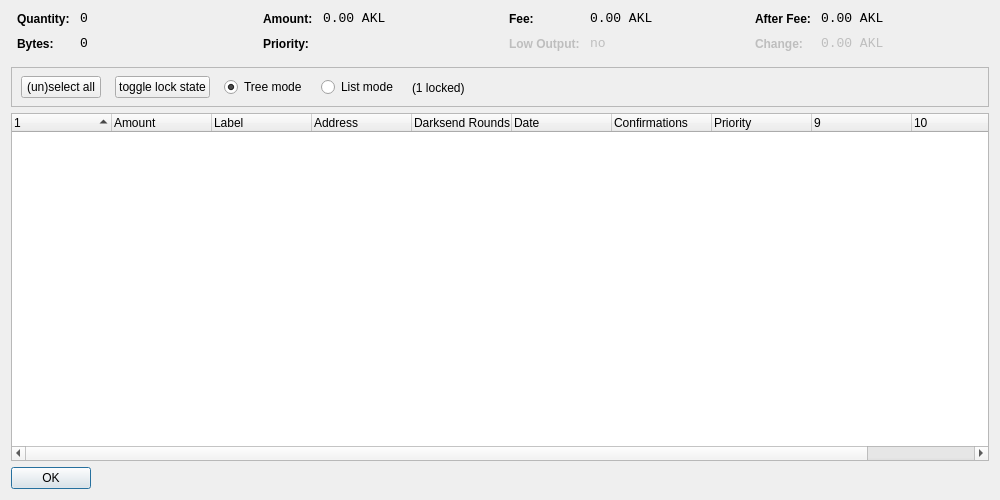
<?xml version="1.0" encoding="UTF-8"?>
<ui version="4.0">
 <class>CoinControlDialog</class>
 <widget class="QDialog" name="CoinControlDialog">
  <property name="geometry">
   <rect>
    <x>0</x>
    <y>0</y>
    <width>1000</width>
    <height>500</height>
   </rect>
  </property>
  <property name="windowTitle">
   <string>Coin Control</string>
  </property>
  <layout class="QVBoxLayout" name="verticalLayout">
   <item>
    <layout class="QHBoxLayout" name="horizontalLayoutTop" stretch="0,0,0,0">
     <property name="topMargin">
      <number>0</number>
     </property>
     <property name="bottomMargin">
      <number>10</number>
     </property>
     <item>
      <layout class="QFormLayout" name="formLayoutCoinControl1">
       <property name="horizontalSpacing">
        <number>10</number>
       </property>
       <property name="verticalSpacing">
        <number>10</number>
       </property>
       <property name="leftMargin">
        <number>6</number>
       </property>
       <property name="rightMargin">
        <number>6</number>
       </property>
       <item row="0" column="0">
        <widget class="QLabel" name="labelCoinControlQuantityText">
         <property name="styleSheet">
          <string notr="true">font-weight:bold;</string>
         </property>
         <property name="text">
          <string>Quantity:</string>
         </property>
        </widget>
       </item>
       <item row="0" column="1">
        <widget class="QLabel" name="labelCoinControlQuantity">
         <property name="font">
          <font>
           <family>Monospace</family>
           <pointsize>10</pointsize>
          </font>
         </property>
         <property name="cursor">
          <cursorShape>IBeamCursor</cursorShape>
         </property>
         <property name="contextMenuPolicy">
          <enum>Qt::ActionsContextMenu</enum>
         </property>
         <property name="text">
          <string notr="true">0</string>
         </property>
         <property name="textInteractionFlags">
          <set>Qt::LinksAccessibleByMouse|Qt::TextSelectableByKeyboard|Qt::TextSelectableByMouse</set>
         </property>
        </widget>
       </item>
       <item row="1" column="0">
        <widget class="QLabel" name="labelCoinControlBytesText">
         <property name="styleSheet">
          <string notr="true">font-weight:bold;</string>
         </property>
         <property name="text">
          <string>Bytes:</string>
         </property>
        </widget>
       </item>
       <item row="1" column="1">
        <widget class="QLabel" name="labelCoinControlBytes">
         <property name="font">
          <font>
           <family>Monospace</family>
           <pointsize>10</pointsize>
          </font>
         </property>
         <property name="cursor">
          <cursorShape>IBeamCursor</cursorShape>
         </property>
         <property name="contextMenuPolicy">
          <enum>Qt::ActionsContextMenu</enum>
         </property>
         <property name="text">
          <string notr="true">0</string>
         </property>
         <property name="textInteractionFlags">
          <set>Qt::LinksAccessibleByMouse|Qt::TextSelectableByKeyboard|Qt::TextSelectableByMouse</set>
         </property>
        </widget>
       </item>
      </layout>
     </item>
     <item>
      <layout class="QFormLayout" name="formLayoutCoinControl2">
       <property name="horizontalSpacing">
        <number>10</number>
       </property>
       <property name="verticalSpacing">
        <number>10</number>
       </property>
       <property name="leftMargin">
        <number>6</number>
       </property>
       <property name="rightMargin">
        <number>6</number>
       </property>
       <item row="0" column="0">
        <widget class="QLabel" name="labelCoinControlAmountText">
         <property name="styleSheet">
          <string notr="true">font-weight:bold;</string>
         </property>
         <property name="text">
          <string>Amount:</string>
         </property>
        </widget>
       </item>
       <item row="0" column="1">
        <widget class="QLabel" name="labelCoinControlAmount">
         <property name="font">
          <font>
           <family>Monospace</family>
           <pointsize>10</pointsize>
          </font>
         </property>
         <property name="cursor">
          <cursorShape>IBeamCursor</cursorShape>
         </property>
         <property name="contextMenuPolicy">
          <enum>Qt::ActionsContextMenu</enum>
         </property>
         <property name="text">
          <string notr="true">0.00 AKL</string>
         </property>
         <property name="textInteractionFlags">
          <set>Qt::LinksAccessibleByMouse|Qt::TextSelectableByKeyboard|Qt::TextSelectableByMouse</set>
         </property>
        </widget>
       </item>
       <item row="1" column="0">
        <widget class="QLabel" name="labelCoinControlPriorityText">
         <property name="styleSheet">
          <string notr="true">font-weight:bold;</string>
         </property>
         <property name="text">
          <string>Priority:</string>
         </property>
        </widget>
       </item>
       <item row="1" column="1">
        <widget class="QLabel" name="labelCoinControlPriority">
         <property name="font">
          <font>
           <family>Monospace</family>
           <pointsize>10</pointsize>
          </font>
         </property>
         <property name="cursor">
          <cursorShape>IBeamCursor</cursorShape>
         </property>
         <property name="contextMenuPolicy">
          <enum>Qt::ActionsContextMenu</enum>
         </property>
         <property name="text">
          <string/>
         </property>
         <property name="textInteractionFlags">
          <set>Qt::LinksAccessibleByMouse|Qt::TextSelectableByKeyboard|Qt::TextSelectableByMouse</set>
         </property>
        </widget>
       </item>
      </layout>
     </item>
     <item>
      <layout class="QFormLayout" name="formLayoutCoinControl3">
       <property name="horizontalSpacing">
        <number>10</number>
       </property>
       <property name="verticalSpacing">
        <number>10</number>
       </property>
       <property name="leftMargin">
        <number>6</number>
       </property>
       <property name="rightMargin">
        <number>6</number>
       </property>
       <item row="0" column="0">
        <widget class="QLabel" name="labelCoinControlFeeText">
         <property name="styleSheet">
          <string notr="true">font-weight:bold;</string>
         </property>
         <property name="text">
          <string>Fee:</string>
         </property>
        </widget>
       </item>
       <item row="0" column="1">
        <widget class="QLabel" name="labelCoinControlFee">
         <property name="font">
          <font>
           <family>Monospace</family>
           <pointsize>10</pointsize>
          </font>
         </property>
         <property name="cursor">
          <cursorShape>IBeamCursor</cursorShape>
         </property>
         <property name="contextMenuPolicy">
          <enum>Qt::ActionsContextMenu</enum>
         </property>
         <property name="text">
          <string notr="true">0.00 AKL</string>
         </property>
         <property name="textInteractionFlags">
          <set>Qt::LinksAccessibleByMouse|Qt::TextSelectableByKeyboard|Qt::TextSelectableByMouse</set>
         </property>
        </widget>
       </item>
       <item row="1" column="0">
        <widget class="QLabel" name="labelCoinControlLowOutputText">
         <property name="enabled">
          <bool>false</bool>
         </property>
         <property name="styleSheet">
          <string notr="true">font-weight:bold;</string>
         </property>
         <property name="text">
          <string>Low Output:</string>
         </property>
        </widget>
       </item>
       <item row="1" column="1">
        <widget class="QLabel" name="labelCoinControlLowOutput">
         <property name="enabled">
          <bool>false</bool>
         </property>
         <property name="font">
          <font>
           <family>Monospace</family>
           <pointsize>10</pointsize>
          </font>
         </property>
         <property name="cursor">
          <cursorShape>IBeamCursor</cursorShape>
         </property>
         <property name="contextMenuPolicy">
          <enum>Qt::ActionsContextMenu</enum>
         </property>
         <property name="text">
          <string notr="true">no</string>
         </property>
         <property name="textInteractionFlags">
          <set>Qt::LinksAccessibleByMouse|Qt::TextSelectableByKeyboard|Qt::TextSelectableByMouse</set>
         </property>
        </widget>
       </item>
      </layout>
     </item>
     <item>
      <layout class="QFormLayout" name="formLayoutCoinControl4">
       <property name="horizontalSpacing">
        <number>10</number>
       </property>
       <property name="verticalSpacing">
        <number>10</number>
       </property>
       <property name="leftMargin">
        <number>6</number>
       </property>
       <property name="rightMargin">
        <number>6</number>
       </property>
       <item row="0" column="0">
        <widget class="QLabel" name="labelCoinControlAfterFeeText">
         <property name="styleSheet">
          <string notr="true">font-weight:bold;</string>
         </property>
         <property name="text">
          <string>After Fee:</string>
         </property>
        </widget>
       </item>
       <item row="0" column="1">
        <widget class="QLabel" name="labelCoinControlAfterFee">
         <property name="font">
          <font>
           <family>Monospace</family>
           <pointsize>10</pointsize>
          </font>
         </property>
         <property name="cursor">
          <cursorShape>IBeamCursor</cursorShape>
         </property>
         <property name="contextMenuPolicy">
          <enum>Qt::ActionsContextMenu</enum>
         </property>
         <property name="text">
          <string notr="true">0.00 AKL</string>
         </property>
         <property name="textInteractionFlags">
          <set>Qt::LinksAccessibleByMouse|Qt::TextSelectableByKeyboard|Qt::TextSelectableByMouse</set>
         </property>
        </widget>
       </item>
       <item row="1" column="0">
        <widget class="QLabel" name="labelCoinControlChangeText">
         <property name="enabled">
          <bool>false</bool>
         </property>
         <property name="styleSheet">
          <string notr="true">font-weight:bold;</string>
         </property>
         <property name="text">
          <string>Change:</string>
         </property>
        </widget>
       </item>
       <item row="1" column="1">
        <widget class="QLabel" name="labelCoinControlChange">
         <property name="enabled">
          <bool>false</bool>
         </property>
         <property name="font">
          <font>
           <family>Monospace</family>
           <pointsize>10</pointsize>
          </font>
         </property>
         <property name="cursor">
          <cursorShape>IBeamCursor</cursorShape>
         </property>
         <property name="contextMenuPolicy">
          <enum>Qt::ActionsContextMenu</enum>
         </property>
         <property name="text">
          <string notr="true">0.00 AKL</string>
         </property>
         <property name="textInteractionFlags">
          <set>Qt::LinksAccessibleByMouse|Qt::TextSelectableByKeyboard|Qt::TextSelectableByMouse</set>
         </property>
        </widget>
       </item>
      </layout>
     </item>
    </layout>
   </item>
   <item>
    <widget class="QFrame" name="frame">
     <property name="minimumSize">
      <size>
       <width>0</width>
       <height>40</height>
      </size>
     </property>
     <property name="frameShape">
      <enum>QFrame::StyledPanel</enum>
     </property>
     <property name="frameShadow">
      <enum>QFrame::Sunken</enum>
     </property>
     <widget class="QWidget" name="horizontalLayoutWidget">
      <property name="geometry">
       <rect>
        <x>10</x>
        <y>0</y>
        <width>781</width>
        <height>41</height>
       </rect>
      </property>
      <layout class="QHBoxLayout" name="horizontalLayoutPanel" stretch="0,0,0,0,0">
       <property name="spacing">
        <number>14</number>
       </property>
       <item>
        <widget class="QPushButton" name="pushButtonSelectAll">
         <property name="sizePolicy">
          <sizepolicy hsizetype="Maximum" vsizetype="Fixed">
           <horstretch>0</horstretch>
           <verstretch>0</verstretch>
          </sizepolicy>
         </property>
         <property name="text">
          <string>(un)select all</string>
         </property>
        </widget>
       </item>
        <item>
         <widget class="QPushButton" name="pushButtonToggleLock">
          <property name="sizePolicy">
           <sizepolicy hsizetype="Maximum" vsizetype="Fixed">
            <horstretch>0</horstretch>
            <verstretch>0</verstretch>
           </sizepolicy>
          </property>
          <property name="text">
           <string>toggle lock state</string>
          </property>
          <property name="autoDefault">
           <bool>false</bool>
          </property>
         </widget>
        </item>
       <item>
        <widget class="QRadioButton" name="radioTreeMode">
         <property name="sizePolicy">
          <sizepolicy hsizetype="Maximum" vsizetype="Fixed">
           <horstretch>0</horstretch>
           <verstretch>0</verstretch>
          </sizepolicy>
         </property>
         <property name="text">
          <string>Tree mode</string>
         </property>
         <property name="checked">
          <bool>true</bool>
         </property>
        </widget>
       </item>
       <item>
        <widget class="QRadioButton" name="radioListMode">
         <property name="sizePolicy">
          <sizepolicy hsizetype="Maximum" vsizetype="Fixed">
           <horstretch>0</horstretch>
           <verstretch>0</verstretch>
          </sizepolicy>
         </property>
         <property name="text">
          <string>List mode</string>
         </property>
        </widget>
       </item>
        <item>
         <widget class="QLabel" name="labelLocked">
          <property name="text">
           <string>(1 locked)</string>
          </property>
         </widget>
        </item>
       <item>
        <spacer name="horizontalSpacer">
         <property name="orientation">
          <enum>Qt::Horizontal</enum>
         </property>
         <property name="sizeHint" stdset="0">
          <size>
           <width>40</width>
           <height>20</height>
          </size>
         </property>
        </spacer>
       </item>
      </layout>
     </widget>
    </widget>
   </item>
   <item>
    <widget class="CoinControlTreeWidget" name="treeWidget">
     <property name="contextMenuPolicy">
      <enum>Qt::CustomContextMenu</enum>
     </property>
     <property name="sortingEnabled">
      <bool>false</bool>
     </property>
     <property name="columnCount">
      <number>11</number>
     </property>
     <attribute name="headerShowSortIndicator" stdset="0">
      <bool>true</bool>
     </attribute>
     <attribute name="headerStretchLastSection">
      <bool>false</bool>
     </attribute>
     <column>
      <property name="text">
       <string/>
      </property>
     </column>
     <column>
      <property name="text">
       <string>Amount</string>
      </property>
     </column>
     <column>
      <property name="text">
       <string>Label</string>
      </property>
     </column>
     <column>
      <property name="text">
       <string>Address</string>
      </property>
     </column>
     <column>
      <property name="text">
       <string>Darksend Rounds</string>
      </property>
    </column>
     <column>
      <property name="text">
       <string>Date</string>
      </property>
     </column>
     <column>
      <property name="text">
       <string>Confirmations</string>
      </property>
      <property name="toolTip">
       <string>Confirmed</string>
      </property>
     </column>
     <column>
      <property name="text">
       <string>Priority</string>
      </property>
     </column>
     <column>
      <property name="text">
       <string/>
      </property>
     </column>
     <column>
      <property name="text">
       <string/>
      </property>
     </column>
     <column>
      <property name="text">
       <string/>
      </property>
     </column>
     <column>
      <property name="text">
       <string/>
      </property>
     </column>
    </widget>
   </item>
   <item>
    <widget class="QDialogButtonBox" name="buttonBox">
     <property name="sizePolicy">
      <sizepolicy hsizetype="Maximum" vsizetype="Fixed">
       <horstretch>0</horstretch>
       <verstretch>0</verstretch>
      </sizepolicy>
     </property>
     <property name="orientation">
      <enum>Qt::Horizontal</enum>
     </property>
     <property name="standardButtons">
      <set>QDialogButtonBox::Ok</set>
     </property>
    </widget>
   </item>
  </layout>
 </widget>
 <customwidgets>
  <customwidget>
   <class>CoinControlTreeWidget</class>
   <extends>QTreeWidget</extends>
   <header>coincontroltreewidget.h</header>
  </customwidget>
 </customwidgets>
 <resources/>
 <connections/>
</ui>
